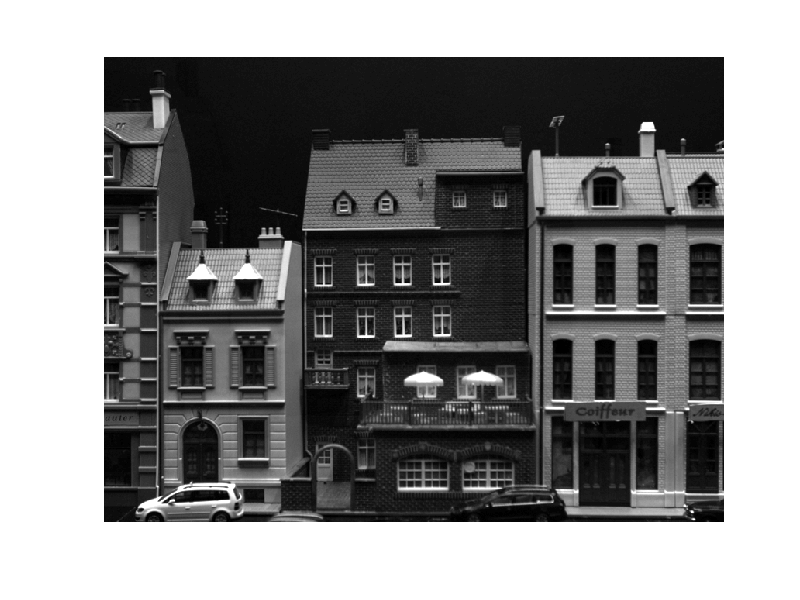
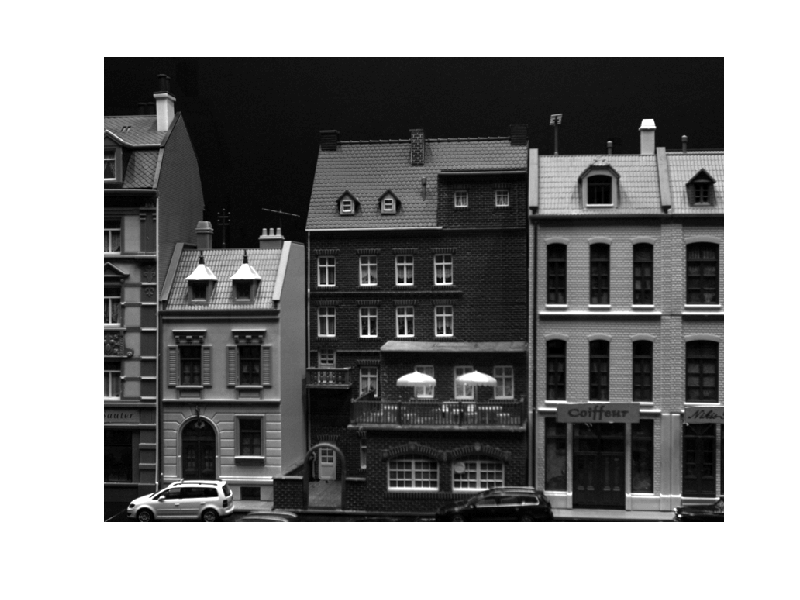

Write the MATLAB code that produced these figures, in order. (Note: this script raises an error after producing the figures.)
clear all
clc
close all
load('TwoImageData.mat')

%%
I = im1;
I2 = im2;
figure(1)
imshow(I);
figure(2)
imshow(I2);

[r1, c1] = corner_detection(I);
[r2, c2] = corner_detection(I2);

p1 = [r1 c1]';
p2 = [r2 c2]';
%%
length = min(length(p1),length(p2));
p1=p1(:,1:length);
p2=p2(:,1:length);
pp1 = [p1;ones(1,length)];
pp2 = [p2;ones(1,length)];
F1 = Fest_8point(pp1,pp2);
%%
t_cross = CrossOp(T2);
F = pinv(A)' * t_cross * R2 * A^-1;
d = sampsonFun(F,p1,p2)
thr = quantile(d,10)
sigma=3;
thresh = 5.99 * sigma^2;
for i= 1:size(d,2)
    if d(i) >= thresh
        p1(:,i)=0;
        p2(:,i)=0;
    else
       pf1(:,i) = p1(:,i);
       pf2(:,i) = p2(:,i); 
    end
end
np1 = nonzeros(pf1);
np2 = nonzeros(pf2);
s = size(np1,1)/2
ppp1 = reshape(np1,2,s);
ppp2 = reshape(np2,2,s); 
%% 
% figure(4)
figure(1)
subplot(1,2,1)
imshow(im1);hold on
plot(ppp1(1,:),ppp1(2,:),'ro');hold on
subplot(1,2,2)
imshow(im2);hold on
plot(ppp2(1,:),ppp2(2,:),'bo')
saveas(gcf,'SIFTmatchingPoints.png')
hold off
figure(2)
showMatchedFeatures(I,I2,ppp1',ppp2','montage');
saveas(gcf,'Epipolar Geometry montage.png');
%% Q3
% p1=[p1;ones(1,length)];
% p2=[p2;ones(1,length)];
iter=200;
for i=1:iter
    idx=randperm(length);
    idx=idx(1:8);
    F{i} = Fest_8point(pp1(:,idx),pp2(:,idx)); %takes homo points
    inlier = 0;
for cM=1:length,
    if(FSampDist(F{i},p1(:,cM),p2(:,cM))<3.84*3^ 2) %takes non-homo points
         inlier = inlier + 1;
         tr1(:,cM) = [p1(:,cM)];
         tr2(:,cM) = [p2(:,cM)];     
    end
    inlierT(i) = inlier;
end
     tt1{i} = mat2cell(tr1);
     tt2{i} = mat2cell(tr2); 
end
%%
[val idx] = max(inlierT) % inliers 840
b=F1(:)
a=F{idx}(:)
similarity=a'*b/(norm(a)*norm(b))
%% Q4
t1 = (tt1{idx}{1});
t2 = (tt2{idx}{1});
pp1 = t1(find(t1 ~= 0));
ppp1 = reshape(pp1,2,size(pp1,1)/2);
pp2 = t2(find(t2 ~= 0));
ppp2 = reshape(pp2,2,size(pp2,1)/2);

s = size(ppp1,2);
F_refined = Fest_8point([ppp1;ones(1,s)],[ppp2;ones(1,s)])
% s = size(tt1{idx}{1},2);
F_refined = Fest_8point([tt1{idx}{1};ones(1,s)],[tt1{idx}{1};ones(1,s)])
a=F_refined(:);
b=F{idx}(:);
dist=a'*b/(norm(a)*norm(b))
%%
figure(3)
subplot(1,2,1)
imshow(im1);hold on
plot(ppp1(1,:),ppp1(2,:),'ro');hold on
subplot(1,2,2)
imshow(im2);hold on
plot(ppp2(1,:),ppp2(2,:),'bo')
saveas(gcf,'RefnedFmatchingPoints.png')
hold off
